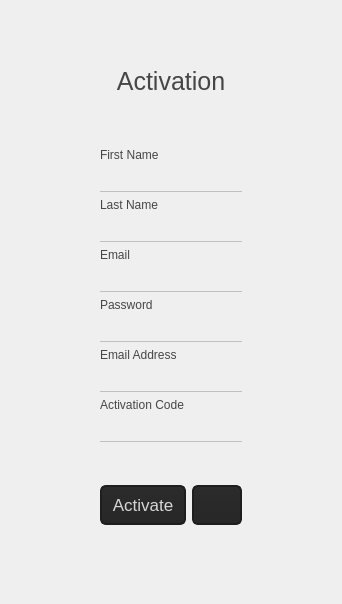
    <widget class="QWidget" name="widget" native="true">
     <property name="styleSheet">
      <string notr="true">
		background-image: url(&quot;C:\\Users\\manos\\Documents\\LogInBackground1.jpg&quot;); 
		border-image: url(&quot;C:\\Users\\manos\\Documents\\LogInBackground1.jpg&quot;); 
		image: url(&quot;C:\\Users\\manos\\Documents\\LogInBackground1.jpg&quot;); 
</string>
     </property>
     <layout class="QGridLayout" name="gridLayout_5">
      <property name="leftMargin">
       <number>100</number>
      </property>
      <property name="topMargin">
       <number>40</number>
      </property>
      <property name="rightMargin">
       <number>100</number>
      </property>
      <property name="bottomMargin">
       <number>58</number>
      </property>
      <item row="0" column="0">
       <layout class="QGridLayout" name="gridLayout_3">
        <item row="12" column="0" colspan="3">
         <widget class="QLabel" name="label_8">
          <property name="maximumSize">
           <size>
            <width>16777215</width>
            <height>20</height>
           </size>
          </property>
          <property name="styleSheet">
           <string notr="true">color: rgb(70, 70, 70);</string>
          </property>
          <property name="text">
           <string>Activation Code</string>
          </property>
          <property name="alignment">
           <set>Qt::AlignBottom|Qt::AlignLeading|Qt::AlignLeft</set>
          </property>
         </widget>
        </item>
        <item row="16" column="2">
         <widget class="QPushButton" name="pushButton_back">
          <property name="minimumSize">
           <size>
            <width>0</width>
            <height>40</height>
           </size>
          </property>
          <property name="maximumSize">
           <size>
            <width>50</width>
            <height>16777215</height>
           </size>
          </property>
          <property name="styleSheet">
           <string notr="true">         QPushButton  
         {  
             color:rgb(215, 215, 215);
             background-color: QLinearGradient( x1: 0, y1: 0, x2: 0, y2: 1, stop: 0 #2d2d2d, stop: 0.1 #2b2b2b, stop: 0.5 #292929, stop: 0.9 #282828, stop: 1 #252525);  
             border-width: 2px;  
             border-color: #1e1e1e;  
             border-style: solid;  
             border-radius: 6;  
             padding: 3px;  
             font-size: 17px;  
             padding-left: 10px;  
             padding-right: 10px;  
         }  
QPushButton:hover{  

color:rgb(255, 255, 255);
}
         QPushButton:pressed  
         {  
             background-color: QLinearGradient( x1: 0, y1: 0, x2: 0, y2: 1, stop: 0 #2d2d2d, stop: 0.1 #2b2b2b, stop: 0.5 #292929, stop: 0.9 #282828, stop: 1 #252525);  
         }  </string>
          </property>
          <property name="text">
           <string/>
          </property>
          <property name="icon">
           <iconset>
            <normaloff>../data/icons/arrow-leftcustom1.png</normaloff>../data/icons/arrow-leftcustom1.png</iconset>
          </property>
          <property name="iconSize">
           <size>
            <width>30</width>
            <height>30</height>
           </size>
          </property>
          <property name="shortcut">
           <string>Ctrl+R</string>
          </property>
         </widget>
        </item>
        <item row="0" column="0" colspan="3">
         <widget class="QLabel" name="ActivationLabel">
          <property name="minimumSize">
           <size>
            <width>0</width>
            <height>82</height>
           </size>
          </property>
          <property name="maximumSize">
           <size>
            <width>16777215</width>
            <height>100</height>
           </size>
          </property>
          <property name="font">
           <font>
            <pointsize>19</pointsize>
           </font>
          </property>
          <property name="styleSheet">
           <string notr="true">color: rgb(70, 70, 70);</string>
          </property>
          <property name="text">
           <string>Activation</string>
          </property>
          <property name="alignment">
           <set>Qt::AlignCenter</set>
          </property>
         </widget>
        </item>
        <item row="14" column="0">
         <spacer name="verticalSpacer">
          <property name="orientation">
           <enum>Qt::Vertical</enum>
          </property>
          <property name="sizeType">
           <enum>QSizePolicy::Fixed</enum>
          </property>
          <property name="sizeHint" stdset="0">
           <size>
            <width>20</width>
            <height>37</height>
           </size>
          </property>
         </spacer>
        </item>
        <item row="16" column="0" colspan="2">
         <widget class="QPushButton" name="ActivatePushButton">
          <property name="minimumSize">
           <size>
            <width>0</width>
            <height>40</height>
           </size>
          </property>
          <property name="maximumSize">
           <size>
            <width>100000</width>
            <height>16777215</height>
           </size>
          </property>
          <property name="font">
           <font>
            <pointsize>-1</pointsize>
           </font>
          </property>
          <property name="styleSheet">
           <string notr="true">         QPushButton  
         {  
             color:rgb(215, 215, 215);
             background-color: QLinearGradient( x1: 0, y1: 0, x2: 0, y2: 1, stop: 0 #2d2d2d, stop: 0.1 #2b2b2b, stop: 0.5 #292929, stop: 0.9 #282828, stop: 1 #252525);  
             border-width: 2px;  
             border-color: #1e1e1e;  
             border-style: solid;  
             border-radius: 6;  
             padding: 3px;  
             font-size: 17px;  
             padding-left: 10px;  
             padding-right: 10px;  
         }  
QPushButton:hover{  

color:rgb(255, 255, 255);
}
         QPushButton:pressed  
         {  
             background-color: QLinearGradient( x1: 0, y1: 0, x2: 0, y2: 1, stop: 0 #2d2d2d, stop: 0.1 #2b2b2b, stop: 0.5 #292929, stop: 0.9 #282828, stop: 1 #252525);  
         }  </string>
          </property>
          <property name="text">
           <string>Activate</string>
          </property>
         </widget>
        </item>
        <item row="6" column="0" colspan="3">
         <widget class="QLabel" name="label_5">
          <property name="maximumSize">
           <size>
            <width>16777215</width>
            <height>20</height>
           </size>
          </property>
          <property name="styleSheet">
           <string notr="true">color: rgb(70, 70, 70);</string>
          </property>
          <property name="text">
           <string>Email</string>
          </property>
          <property name="alignment">
           <set>Qt::AlignBottom|Qt::AlignLeading|Qt::AlignLeft</set>
          </property>
         </widget>
        </item>
        <item row="2" column="0" colspan="3">
         <widget class="QLabel" name="label_3">
          <property name="maximumSize">
           <size>
            <width>16777215</width>
            <height>20</height>
           </size>
          </property>
          <property name="styleSheet">
           <string notr="true">color: rgb(70, 70, 70);</string>
          </property>
          <property name="text">
           <string>First Name</string>
          </property>
          <property name="alignment">
           <set>Qt::AlignBottom|Qt::AlignLeading|Qt::AlignLeft</set>
          </property>
          <property name="buddy">
           <cstring>lineEdit</cstring>
          </property>
         </widget>
        </item>
        <item row="4" column="0" colspan="3">
         <widget class="QLabel" name="label_4">
          <property name="maximumSize">
           <size>
            <width>16777215</width>
            <height>20</height>
           </size>
          </property>
          <property name="styleSheet">
           <string notr="true">color: rgb(70, 70, 70);</string>
          </property>
          <property name="text">
           <string>Last Name</string>
          </property>
          <property name="alignment">
           <set>Qt::AlignBottom|Qt::AlignLeading|Qt::AlignLeft</set>
          </property>
         </widget>
        </item>
        <item row="10" column="0" colspan="3">
         <widget class="QLabel" name="label_7">
          <property name="maximumSize">
           <size>
            <width>16777215</width>
            <height>20</height>
           </size>
          </property>
          <property name="styleSheet">
           <string notr="true">color: rgb(70, 70, 70);</string>
          </property>
          <property name="text">
           <string>Email Address</string>
          </property>
          <property name="alignment">
           <set>Qt::AlignBottom|Qt::AlignLeading|Qt::AlignLeft</set>
          </property>
         </widget>
        </item>
        <item row="8" column="0" colspan="3">
         <widget class="QLabel" name="label_6">
          <property name="maximumSize">
           <size>
            <width>16777215</width>
            <height>20</height>
           </size>
          </property>
          <property name="styleSheet">
           <string notr="true">color: rgb(70, 70, 70);</string>
          </property>
          <property name="text">
           <string>Password</string>
          </property>
          <property name="alignment">
           <set>Qt::AlignBottom|Qt::AlignLeading|Qt::AlignLeft</set>
          </property>
         </widget>
        </item>
        <item row="13" column="0" colspan="3">
         <widget class="QLineEdit" name="lineEdit_2">
          <property name="sizePolicy">
           <sizepolicy hsizetype="Expanding" vsizetype="Expanding">
            <horstretch>0</horstretch>
            <verstretch>0</verstretch>
           </sizepolicy>
          </property>
          <property name="maximumSize">
           <size>
            <width>16777215</width>
            <height>26</height>
           </size>
          </property>
          <property name="font">
           <font>
            <pointsize>12</pointsize>
            <stylestrategy>PreferAntialias</stylestrategy>
           </font>
          </property>
          <property name="styleSheet">
           <string notr="true">         QLineEdit  

         {  

				color: rgb(90,90, 90);
			   border: 0px solid black;  
			border-bottom: 1px solid rgba(0, 0, 0,50);

              background-color: #ffa02f;  
              padding: 1px;  
              border-radius: 0px;  
              opacity: 100;  
             background-color: rgba(85, 85, 85,0);
         }  
         QLineEdit:hover

         {  
			   border: 0px solid black;  
			border-bottom: 1px solid rgba(0, 0, 0,200);
	
              background-color:  rgb(255, 85, 255);

              padding: 1px;  
              border-radius: 0px;  
              opacity: 100;  
             background-color: rgba(85, 85, 85,0);
         }  
         QLineEdit:focus

         {  
			   border: 0px solid black;  
				border-bottom: 1px solid  rgba(0, 0, 200);  
              background-color: #ffa02f;  
              padding: 1px;  
              border-radius: 0px;  
              opacity: 100;  
             background-color: rgba(85, 85, 85,0);
         }  
</string>
          </property>
          <property name="inputMethodHints">
           <set>Qt::ImhNone</set>
          </property>
          <property name="echoMode">
           <enum>QLineEdit::Normal</enum>
          </property>
         </widget>
        </item>
        <item row="11" column="0" colspan="3">
         <widget class="QLineEdit" name="lineEdit_3">
          <property name="sizePolicy">
           <sizepolicy hsizetype="Expanding" vsizetype="Expanding">
            <horstretch>0</horstretch>
            <verstretch>0</verstretch>
           </sizepolicy>
          </property>
          <property name="maximumSize">
           <size>
            <width>16777215</width>
            <height>26</height>
           </size>
          </property>
          <property name="font">
           <font>
            <pointsize>12</pointsize>
            <stylestrategy>PreferAntialias</stylestrategy>
           </font>
          </property>
          <property name="styleSheet">
           <string notr="true">         QLineEdit  

         {  

				color: rgb(90,90, 90);
			   border: 0px solid black;  
			border-bottom: 1px solid rgba(0, 0, 0,50);

              background-color: #ffa02f;  
              padding: 1px;  
              border-radius: 0px;  
              opacity: 100;  
             background-color: rgba(85, 85, 85,0);
         }  
         QLineEdit:hover

         {  
			   border: 0px solid black;  
			border-bottom: 1px solid rgba(0, 0, 0,200);
	
              background-color:  rgb(255, 85, 255);

              padding: 1px;  
              border-radius: 0px;  
              opacity: 100;  
             background-color: rgba(85, 85, 85,0);
         }  
         QLineEdit:focus

         {  
			   border: 0px solid black;  
				border-bottom: 1px solid  rgba(0, 0, 200);  
              background-color: #ffa02f;  
              padding: 1px;  
              border-radius: 0px;  
              opacity: 100;  
             background-color: rgba(85, 85, 85,0);
         }  
</string>
          </property>
          <property name="inputMethodHints">
           <set>Qt::ImhNone</set>
          </property>
          <property name="echoMode">
           <enum>QLineEdit::Normal</enum>
          </property>
         </widget>
        </item>
        <item row="9" column="0" colspan="3">
         <widget class="QLineEdit" name="lineEdit_4">
          <property name="sizePolicy">
           <sizepolicy hsizetype="Expanding" vsizetype="Expanding">
            <horstretch>0</horstretch>
            <verstretch>0</verstretch>
           </sizepolicy>
          </property>
          <property name="maximumSize">
           <size>
            <width>16777215</width>
            <height>26</height>
           </size>
          </property>
          <property name="font">
           <font>
            <pointsize>12</pointsize>
            <stylestrategy>PreferAntialias</stylestrategy>
           </font>
          </property>
          <property name="styleSheet">
           <string notr="true">         QLineEdit  

         {  

				color: rgb(90,90, 90);
			   border: 0px solid black;  
			border-bottom: 1px solid rgba(0, 0, 0,50);

              background-color: #ffa02f;  
              padding: 1px;  
              border-radius: 0px;  
              opacity: 100;  
             background-color: rgba(85, 85, 85,0);
         }  
         QLineEdit:hover

         {  
			   border: 0px solid black;  
			border-bottom: 1px solid rgba(0, 0, 0,200);
	
              background-color:  rgb(255, 85, 255);

              padding: 1px;  
              border-radius: 0px;  
              opacity: 100;  
             background-color: rgba(85, 85, 85,0);
         }  
         QLineEdit:focus

         {  
			   border: 0px solid black;  
				border-bottom: 1px solid  rgba(0, 0, 200);  
              background-color: #ffa02f;  
              padding: 1px;  
              border-radius: 0px;  
              opacity: 100;  
             background-color: rgba(85, 85, 85,0);
         }  
</string>
          </property>
          <property name="inputMethodHints">
           <set>Qt::ImhHiddenText|Qt::ImhNoAutoUppercase|Qt::ImhNoPredictiveText|Qt::ImhSensitiveData</set>
          </property>
          <property name="echoMode">
           <enum>QLineEdit::Password</enum>
          </property>
         </widget>
        </item>
        <item row="7" column="0" colspan="3">
         <widget class="QLineEdit" name="lineEdit_5">
          <property name="sizePolicy">
           <sizepolicy hsizetype="Expanding" vsizetype="Expanding">
            <horstretch>0</horstretch>
            <verstretch>0</verstretch>
           </sizepolicy>
          </property>
          <property name="maximumSize">
           <size>
            <width>16777215</width>
            <height>26</height>
           </size>
          </property>
          <property name="font">
           <font>
            <pointsize>12</pointsize>
            <stylestrategy>PreferAntialias</stylestrategy>
           </font>
          </property>
          <property name="styleSheet">
           <string notr="true">         QLineEdit  

         {  

				color: rgb(90,90, 90);
			   border: 0px solid black;  
			border-bottom: 1px solid rgba(0, 0, 0,50);

              background-color: #ffa02f;  
              padding: 1px;  
              border-radius: 0px;  
              opacity: 100;  
             background-color: rgba(85, 85, 85,0);
         }  
         QLineEdit:hover

         {  
			   border: 0px solid black;  
			border-bottom: 1px solid rgba(0, 0, 0,200);
	
              background-color:  rgb(255, 85, 255);

              padding: 1px;  
              border-radius: 0px;  
              opacity: 100;  
             background-color: rgba(85, 85, 85,0);
         }  
         QLineEdit:focus

         {  
			   border: 0px solid black;  
				border-bottom: 1px solid  rgba(0, 0, 200);  
              background-color: #ffa02f;  
              padding: 1px;  
              border-radius: 0px;  
              opacity: 100;  
             background-color: rgba(85, 85, 85,0);
         }  
</string>
          </property>
          <property name="inputMethodHints">
           <set>Qt::ImhNone</set>
          </property>
          <property name="echoMode">
           <enum>QLineEdit::Normal</enum>
          </property>
         </widget>
        </item>
        <item row="5" column="0" colspan="3">
         <widget class="QLineEdit" name="lineEdit_6">
          <property name="sizePolicy">
           <sizepolicy hsizetype="Expanding" vsizetype="Expanding">
            <horstretch>0</horstretch>
            <verstretch>0</verstretch>
           </sizepolicy>
          </property>
          <property name="maximumSize">
           <size>
            <width>16777215</width>
            <height>26</height>
           </size>
          </property>
          <property name="font">
           <font>
            <pointsize>12</pointsize>
            <stylestrategy>PreferAntialias</stylestrategy>
           </font>
          </property>
          <property name="styleSheet">
           <string notr="true">         QLineEdit  

         {  

				color: rgb(90,90, 90);
			   border: 0px solid black;  
			border-bottom: 1px solid rgba(0, 0, 0,50);

              background-color: #ffa02f;  
              padding: 1px;  
              border-radius: 0px;  
              opacity: 100;  
             background-color: rgba(85, 85, 85,0);
         }  
         QLineEdit:hover

         {  
			   border: 0px solid black;  
			border-bottom: 1px solid rgba(0, 0, 0,200);
	
              background-color:  rgb(255, 85, 255);

              padding: 1px;  
              border-radius: 0px;  
              opacity: 100;  
             background-color: rgba(85, 85, 85,0);
         }  
         QLineEdit:focus

         {  
			   border: 0px solid black;  
				border-bottom: 1px solid  rgba(0, 0, 200);  
              background-color: #ffa02f;  
              padding: 1px;  
              border-radius: 0px;  
              opacity: 100;  
             background-color: rgba(85, 85, 85,0);
         }  
</string>
          </property>
          <property name="inputMethodHints">
           <set>Qt::ImhNone</set>
          </property>
          <property name="echoMode">
           <enum>QLineEdit::Normal</enum>
          </property>
         </widget>
        </item>
        <item row="3" column="0" colspan="3">
         <widget class="QLineEdit" name="lineEdit">
          <property name="sizePolicy">
           <sizepolicy hsizetype="Expanding" vsizetype="Expanding">
            <horstretch>0</horstretch>
            <verstretch>0</verstretch>
           </sizepolicy>
          </property>
          <property name="maximumSize">
           <size>
            <width>16777215</width>
            <height>26</height>
           </size>
          </property>
          <property name="font">
           <font>
            <pointsize>12</pointsize>
            <stylestrategy>PreferAntialias</stylestrategy>
           </font>
          </property>
          <property name="styleSheet">
           <string notr="true">         QLineEdit  

         {  

				color: rgb(90,90, 90);
			   border: 0px solid black;  
			border-bottom: 1px solid rgba(0, 0, 0,50);

              background-color: #ffa02f;  
              padding: 1px;  
              border-radius: 0px;  
              opacity: 100;  
             background-color: rgba(85, 85, 85,0);
         }  
         QLineEdit:hover

         {  
			   border: 0px solid black;  
			border-bottom: 1px solid rgba(0, 0, 0,200);
	
              background-color:  rgb(255, 85, 255);

              padding: 1px;  
              border-radius: 0px;  
              opacity: 100;  
             background-color: rgba(85, 85, 85,0);
         }  
         QLineEdit:focus

         {  
			   border: 0px solid black;  
				border-bottom: 1px solid  rgba(0, 0, 200);  
              background-color: #ffa02f;  
              padding: 1px;  
              border-radius: 0px;  
              opacity: 100;  
             background-color: rgba(85, 85, 85,0);
         }  
</string>
          </property>
          <property name="inputMethodHints">
           <set>Qt::ImhNone</set>
          </property>
          <property name="echoMode">
           <enum>QLineEdit::Normal</enum>
          </property>
         </widget>
        </item>
        <item row="1" column="0" colspan="3">
         <widget class="QLabel" name="ErrorLabel">
          <property name="styleSheet">
           <string notr="true">color: rgb(255, 0, 0);</string>
          </property>
          <property name="text">
           <string/>
          </property>
         </widget>
        </item>
       </layout>
      </item>
      <item row="1" column="0">
       <spacer name="verticalSpacer_2">
        <property name="orientation">
         <enum>Qt::Vertical</enum>
        </property>
        <property name="sizeHint" stdset="0">
         <size>
          <width>20</width>
          <height>21</height>
         </size>
        </property>
       </spacer>
      </item>
     </layout>
    </widget>
